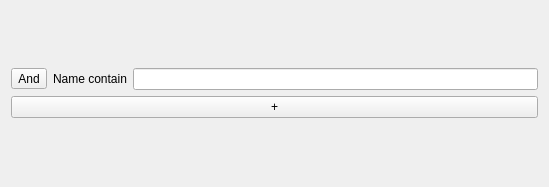
<?xml version="1.0" encoding="UTF-8"?>
<ui version="4.0">
 <class>Form</class>
 <widget class="QWidget" name="Form">
  <property name="geometry">
   <rect>
    <x>0</x>
    <y>0</y>
    <width>549</width>
    <height>187</height>
   </rect>
  </property>
  <property name="windowTitle">
   <string>Form</string>
  </property>
  <layout class="QGridLayout" name="gridLayout">
   <item row="0" column="0">
    <layout class="QVBoxLayout" name="verticalLayout">
     <item>
      <layout class="QHBoxLayout" name="horizontalLayout">
       <item>
        <widget class="QToolButton" name="toolButton">
         <property name="text">
          <string>And</string>
         </property>
         <property name="popupMode">
          <enum>QToolButton::DelayedPopup</enum>
         </property>
         <property name="toolButtonStyle">
          <enum>Qt::ToolButtonTextOnly</enum>
         </property>
        </widget>
       </item>
       <item>
        <widget class="QLabel" name="label">
         <property name="text">
          <string>Name contain</string>
         </property>
        </widget>
       </item>
       <item>
        <widget class="QLineEdit" name="lineEdit"/>
       </item>
      </layout>
     </item>
     <item>
      <widget class="QPushButton" name="pushButton">
       <property name="text">
        <string>+</string>
       </property>
      </widget>
     </item>
    </layout>
   </item>
  </layout>
 </widget>
 <resources/>
 <connections/>
</ui>
